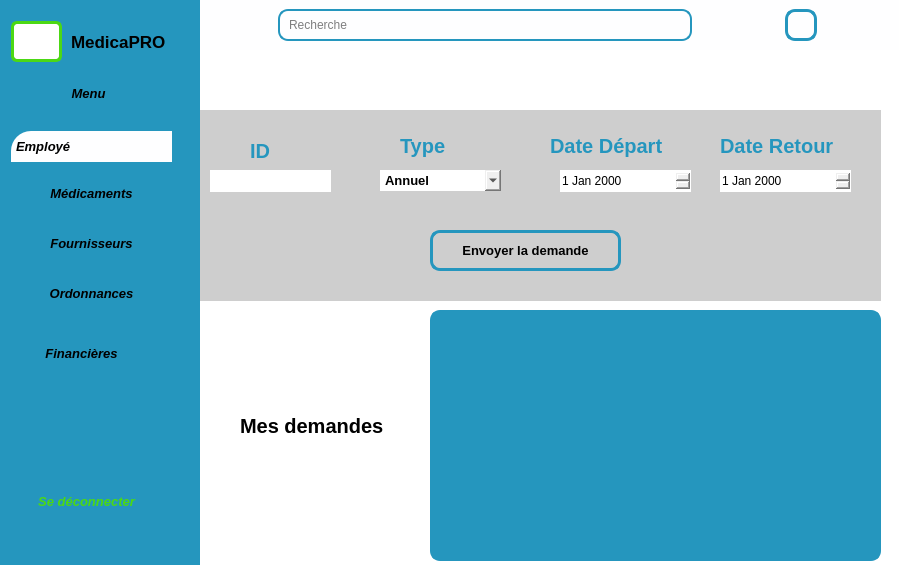
<?xml version="1.0" encoding="UTF-8"?>
<ui version="4.0">
 <class>congee</class>
 <widget class="QDialog" name="congee">
  <property name="geometry">
   <rect>
    <x>0</x>
    <y>0</y>
    <width>899</width>
    <height>565</height>
   </rect>
  </property>
  <property name="windowTitle">
   <string>Dialog</string>
  </property>
  <property name="styleSheet">
   <string notr="true">* {
    color: #000;
    border: none;
}
employeeUI {
    background-color: #eff99fe;
}
#leftmenu {
    background-color: #2596be;
}
#label_3 {
    background-color: #2596be;
}
#pushButton_16{
    background-color: #2596be;
}
#pushButton_17{
    background-color: #2596be;
}
#pushButton_18{
    background-color: #2596be;
}
#pushButton_19{
    background-color: #2596be;
}
#pushButton_20{
    background-color: #2596be;
}
#pushButton_21{
    background-color: #2596be;
}
#pushButton_22{
    background-color: #2596be;
}
#frame_10{
    background-color: #2596be;
}
#frame_9 {
    background-color: #2596be;
}
#frame_11 {
    background-color: #2596be;
}
QLineEdit {
    background: transparent;
}
QFrame {
    border-radius: 10px;
    border: 2px solid #2596be;
}
QLabel {
    color: #2596be;
}
#widget {
    background-color: #cecece;
}
#lineEdit_2 {
    background: transparent;
}
#label_3 {
    color: #000;
    border: #000;
}
#lineEdit_3 {
    background: #ffffff;
    background: transparent;
}
#datedebut{
    background: #ffffff;
    background: transparent;
}
#lineEdit_3 {
    background: #ffffff;
    background: transparent;
}
#label_4 {
    color: #000;
    border: #000;
}
#id {
    background: #ffffff;
}
#datedebut{
    background: #ffffff;
}
#datefin{
    background: #ffffff;
}
#label_5 {
    color: #000;
    border: #000;
}
#nom {
    background: #ffffff;
}
#label_6 {
    color: #000;
    border: #000;
}
#prenom {
    background: #ffffff;
}
#label_7 {
    color: #000;
    border: #000;
}
#post {
    background: #ffffff;
}
#label_8 {
    color: #000;
    border: #000;
}
#sexe{
    background: #ffffff;
}
#label_9 {
    color: #000;
    border: #000;
}
#salaire {
    background: #ffffff;
}
#label_10 {
    color: #000;
    border: #000;
}
#ajouter {
    border-radius: 10px;
    border: 3px solid #2596be;
}
#pushButton_4 {
    border-radius: 10px;
    border: 3px solid #2596be;
}
#editer {
    border-radius: 10px;
    border: 3px solid #2596be;
}
#pushButton_6 {
    border-radius: 10px;
    border: 3px solid #2596be;
}
#label_11 {
    border: #000;
}
#label_12 {
    border: #000;
}
#label_23 {
    border: #000;
}
#frame_4 {
    border-radius: 10px;
    border: 1px solid #2596be;
}
#lineEdit_10 {
    background: #cecece;
}
#widget_3 {
    background-color: #fefeff;
}
#mainbody {
    background-color: #ffffff;
}
#frame_8 {
    border-radius: 10px;
    border: 1px solid #2596be;
}
#tableView1 {
    background-color: #2596be;
}
#lineEdit_supp {
    border-radius: 6px;
    border: 1px solid #4cd814;
    background: #ffffff;
}
#supp {
    border-radius: 10px;
    border: 2px solid #090909;
    background: #fffff;
}
#ExportationButton {
    border-radius: 20px;
    border: 2px solid #4cd814;
    background: #ffffff;
}
#statistiqueButton {
    border-radius: 20px;
    border: 2px solid #2596be;
    background: #ffffff;
}
#conge {
    border-radius: 7px;
    border: 2px solid #000;
    background: #ffffff;
}
#label_24 {
    color: #000;
    border: #000;
}
#label_25 {
    color: #000;
    border: #000;
}
#label_26 {
    color: #000;
    border: #000;
}
#logo {
    border-radius: 6px;
    border: 3px solid #4cd814;
    background: #ffffff;
}
#sous {
    background-color: #cecece;
}
#label_27 {
    border-radius: 1px;
    border: 1px solid #ffffff;
    color: #000;
}
#label_28 {
    border-radius: 1px;
    border: 1px solid #ffffff;
    color: #000;
}
#label_29 {
    border-radius: 1px;
    border: 1px solid #ffffff;
    color: #000;
}
#label_30 {
    border-radius: 1px;
    border: 1px solid #ffffff;
    color: #000;
}
#label_31 {
    border-radius: 1px;
    border: 1px solid #ffffff;
    color: #000;
}
#label_32 {
    border-radius: 1px;
    border: 1px solid #ffffff;
    color: #000;
}
#pushButton_17 {
    background-color: #fefeff;
    padding: 5px;
    text-align: left;
    border-top-left-radius: 20px;
}
#pushButton_22 {
    color: #4cd814;
}
#comboBox_critere {
    border-radius: 10px;
    border: 2px solid transparent;
}
#comboBox_2 {
    border-radius: 10px;
    border: 2px solid transparent;
}
#label {
 	color: #000;
   border: #000;
   background: transparent;
}
#lineEdit_10 {
    background: transparent;
}
#validerButton{
    border-radius: 10px;
    border: 3px solid #2596be;
	background:  #cecece;
}
#label_5,#label_6,#label_7,#label_8
{
	color: #2596be;
}
#pushButton {
    border-radius: 7px;
    border: 2px;
    background: #ffffff;
}
#pushButton_4 {
    border-radius: 10px;
    border: 3px solid #2596be;
}</string>
  </property>
  <widget class="QWidget" name="leftmenu" native="true">
   <property name="geometry">
    <rect>
     <x>0</x>
     <y>0</y>
     <width>200</width>
     <height>565</height>
    </rect>
   </property>
   <property name="minimumSize">
    <size>
     <width>100</width>
     <height>0</height>
    </size>
   </property>
   <property name="maximumSize">
    <size>
     <width>200</width>
     <height>16777215</height>
    </size>
   </property>
   <layout class="QVBoxLayout" name="verticalLayout">
    <item>
     <widget class="QFrame" name="frame_9">
      <property name="frameShape">
       <enum>QFrame::NoFrame</enum>
      </property>
      <layout class="QVBoxLayout" name="verticalLayout_2">
       <item>
        <widget class="QFrame" name="frame_11">
         <property name="frameShape">
          <enum>QFrame::NoFrame</enum>
         </property>
         <widget class="QFrame" name="frame_10">
          <property name="geometry">
           <rect>
            <x>0</x>
            <y>0</y>
            <width>160</width>
            <height>61</height>
           </rect>
          </property>
          <property name="frameShape">
           <enum>QFrame::NoFrame</enum>
          </property>
          <widget class="QLabel" name="logo">
           <property name="geometry">
            <rect>
             <x>0</x>
             <y>10</y>
             <width>51</width>
             <height>41</height>
            </rect>
           </property>
           <property name="text">
            <string/>
           </property>
           <property name="pixmap">
            <pixmap resource="image22.qrc">:/res/image22</pixmap>
           </property>
          </widget>
          <widget class="QLabel" name="label_3">
           <property name="geometry">
            <rect>
             <x>60</x>
             <y>15</y>
             <width>101</width>
             <height>31</height>
            </rect>
           </property>
           <property name="font">
            <font>
             <pointsize>13</pointsize>
             <bold>true</bold>
            </font>
           </property>
           <property name="text">
            <string>MedicaPRO</string>
           </property>
          </widget>
         </widget>
         <widget class="QPushButton" name="pushButton_16">
          <property name="geometry">
           <rect>
            <x>40</x>
            <y>70</y>
            <width>75</width>
            <height>24</height>
           </rect>
          </property>
          <property name="font">
           <font>
            <pointsize>10</pointsize>
            <italic>true</italic>
            <bold>true</bold>
           </font>
          </property>
          <property name="text">
           <string>Menu</string>
          </property>
          <property name="icon">
           <iconset resource="image23.qrc">
            <normaloff>:/res/icone23</normaloff>:/res/icone23</iconset>
          </property>
         </widget>
         <widget class="QPushButton" name="pushButton_17">
          <property name="geometry">
           <rect>
            <x>0</x>
            <y>120</y>
            <width>161</width>
            <height>31</height>
           </rect>
          </property>
          <property name="font">
           <font>
            <pointsize>10</pointsize>
            <italic>true</italic>
            <bold>true</bold>
            <underline>false</underline>
           </font>
          </property>
          <property name="text">
           <string>Employé</string>
          </property>
          <property name="icon">
           <iconset resource="image27.qrc">
            <normaloff>:/res/icone27</normaloff>:/res/icone27</iconset>
          </property>
         </widget>
         <widget class="QPushButton" name="pushButton_18">
          <property name="geometry">
           <rect>
            <x>10</x>
            <y>170</y>
            <width>141</width>
            <height>24</height>
           </rect>
          </property>
          <property name="font">
           <font>
            <pointsize>10</pointsize>
            <italic>true</italic>
            <bold>true</bold>
            <underline>false</underline>
           </font>
          </property>
          <property name="text">
           <string>Médicaments</string>
          </property>
          <property name="icon">
           <iconset resource="image26.qrc">
            <normaloff>:/res/icone26</normaloff>:/res/icone26</iconset>
          </property>
         </widget>
         <widget class="QPushButton" name="pushButton_19">
          <property name="geometry">
           <rect>
            <x>10</x>
            <y>220</y>
            <width>141</width>
            <height>24</height>
           </rect>
          </property>
          <property name="font">
           <font>
            <pointsize>10</pointsize>
            <italic>true</italic>
            <bold>true</bold>
           </font>
          </property>
          <property name="text">
           <string>Fournisseurs</string>
          </property>
          <property name="icon">
           <iconset resource="image25.qrc">
            <normaloff>:/res/icone25</normaloff>:/res/icone25</iconset>
          </property>
         </widget>
         <widget class="QPushButton" name="pushButton_20">
          <property name="geometry">
           <rect>
            <x>10</x>
            <y>270</y>
            <width>141</width>
            <height>24</height>
           </rect>
          </property>
          <property name="font">
           <font>
            <pointsize>10</pointsize>
            <italic>true</italic>
            <bold>true</bold>
           </font>
          </property>
          <property name="text">
           <string>Ordonnances</string>
          </property>
          <property name="icon">
           <iconset resource="image23.qrc">
            <normaloff>:/res/icone23</normaloff>:/res/icone23</iconset>
          </property>
         </widget>
         <widget class="QPushButton" name="pushButton_21">
          <property name="geometry">
           <rect>
            <x>10</x>
            <y>330</y>
            <width>121</width>
            <height>24</height>
           </rect>
          </property>
          <property name="font">
           <font>
            <pointsize>10</pointsize>
            <italic>true</italic>
            <bold>true</bold>
           </font>
          </property>
          <property name="text">
           <string>Financières</string>
          </property>
          <property name="icon">
           <iconset resource="image24.qrc">
            <normaloff>:/res/icone24</normaloff>:/res/icone24</iconset>
          </property>
         </widget>
         <widget class="QPushButton" name="pushButton_22">
          <property name="geometry">
           <rect>
            <x>0</x>
            <y>470</y>
            <width>151</width>
            <height>41</height>
           </rect>
          </property>
          <property name="font">
           <font>
            <pointsize>10</pointsize>
            <italic>true</italic>
            <bold>true</bold>
           </font>
          </property>
          <property name="text">
           <string>Se déconnecter</string>
          </property>
          <property name="icon">
           <iconset resource="image30.qrc">
            <normaloff>:/res/icone30</normaloff>:/res/icone30</iconset>
          </property>
         </widget>
        </widget>
       </item>
      </layout>
     </widget>
    </item>
   </layout>
  </widget>
  <widget class="QWidget" name="mainbody" native="true">
   <property name="geometry">
    <rect>
     <x>200</x>
     <y>0</y>
     <width>701</width>
     <height>565</height>
    </rect>
   </property>
   <property name="font">
    <font>
     <bold>false</bold>
    </font>
   </property>
   <widget class="QWidget" name="widget_3" native="true">
    <property name="geometry">
     <rect>
      <x>0</x>
      <y>0</y>
      <width>701</width>
      <height>50</height>
     </rect>
    </property>
    <property name="minimumSize">
     <size>
      <width>400</width>
      <height>0</height>
     </size>
    </property>
    <property name="maximumSize">
     <size>
      <width>800</width>
      <height>135</height>
     </size>
    </property>
    <layout class="QHBoxLayout" name="horizontalLayout_7">
     <property name="spacing">
      <number>0</number>
     </property>
     <property name="leftMargin">
      <number>0</number>
     </property>
     <property name="topMargin">
      <number>0</number>
     </property>
     <property name="rightMargin">
      <number>0</number>
     </property>
     <property name="bottomMargin">
      <number>0</number>
     </property>
     <item alignment="Qt::AlignRight">
      <widget class="QWidget" name="widget_7" native="true">
       <layout class="QHBoxLayout" name="horizontalLayout_8">
        <property name="spacing">
         <number>7</number>
        </property>
        <property name="leftMargin">
         <number>10</number>
        </property>
        <property name="topMargin">
         <number>10</number>
        </property>
        <property name="rightMargin">
         <number>10</number>
        </property>
        <property name="bottomMargin">
         <number>10</number>
        </property>
        <item>
         <widget class="QPushButton" name="pushButton_3">
          <property name="text">
           <string/>
          </property>
          <property name="icon">
           <iconset resource="image.qrc">
            <normaloff>:/res/icone1.jog.png</normaloff>:/res/icone1.jog.png</iconset>
          </property>
          <property name="iconSize">
           <size>
            <width>50</width>
            <height>50</height>
           </size>
          </property>
         </widget>
        </item>
        <item>
         <widget class="QLabel" name="label_12">
          <property name="minimumSize">
           <size>
            <width>10</width>
            <height>0</height>
           </size>
          </property>
          <property name="text">
           <string/>
          </property>
          <property name="pixmap">
           <pixmap resource="image2.qrc">:/res/icone7</pixmap>
          </property>
          <property name="scaledContents">
           <bool>false</bool>
          </property>
          <property name="wordWrap">
           <bool>false</bool>
          </property>
         </widget>
        </item>
       </layout>
      </widget>
     </item>
     <item>
      <widget class="QWidget" name="widget_8" native="true">
       <property name="minimumSize">
        <size>
         <width>200</width>
         <height>0</height>
        </size>
       </property>
       <property name="maximumSize">
        <size>
         <width>553</width>
         <height>16777215</height>
        </size>
       </property>
       <layout class="QHBoxLayout" name="horizontalLayout_9">
        <property name="leftMargin">
         <number>9</number>
        </property>
        <property name="topMargin">
         <number>9</number>
        </property>
        <item>
         <widget class="QFrame" name="frame_2">
          <property name="minimumSize">
           <size>
            <width>50</width>
            <height>0</height>
           </size>
          </property>
          <property name="styleSheet">
           <string notr="true"/>
          </property>
          <property name="frameShape">
           <enum>QFrame::NoFrame</enum>
          </property>
          <layout class="QHBoxLayout" name="horizontalLayout_10">
           <property name="spacing">
            <number>0</number>
           </property>
           <property name="leftMargin">
            <number>0</number>
           </property>
           <property name="topMargin">
            <number>0</number>
           </property>
           <property name="rightMargin">
            <number>0</number>
           </property>
           <property name="bottomMargin">
            <number>0</number>
           </property>
           <item>
            <widget class="QLabel" name="label_4">
             <property name="maximumSize">
              <size>
               <width>30</width>
               <height>30</height>
              </size>
             </property>
             <property name="text">
              <string/>
             </property>
             <property name="pixmap">
              <pixmap resource="image.qrc">:/res/icone2.jpg.png</pixmap>
             </property>
             <property name="scaledContents">
              <bool>true</bool>
             </property>
            </widget>
           </item>
           <item>
            <widget class="QLineEdit" name="lineEdit_2">
             <property name="text">
              <string/>
             </property>
             <property name="placeholderText">
              <string>Recherche</string>
             </property>
            </widget>
           </item>
          </layout>
         </widget>
        </item>
       </layout>
      </widget>
     </item>
     <item>
      <widget class="QWidget" name="widget_9" native="true">
       <property name="minimumSize">
        <size>
         <width>200</width>
         <height>0</height>
        </size>
       </property>
       <layout class="QHBoxLayout" name="horizontalLayout_11">
        <property name="spacing">
         <number>9</number>
        </property>
        <property name="leftMargin">
         <number>50</number>
        </property>
        <property name="topMargin">
         <number>9</number>
        </property>
        <property name="rightMargin">
         <number>9</number>
        </property>
        <property name="bottomMargin">
         <number>9</number>
        </property>
        <item alignment="Qt::AlignRight">
         <widget class="QPushButton" name="pushButton_4">
          <property name="minimumSize">
           <size>
            <width>32</width>
            <height>32</height>
           </size>
          </property>
          <property name="maximumSize">
           <size>
            <width>32</width>
            <height>32</height>
           </size>
          </property>
          <property name="toolTipDuration">
           <number>-2</number>
          </property>
          <property name="layoutDirection">
           <enum>Qt::LeftToRight</enum>
          </property>
          <property name="autoFillBackground">
           <bool>false</bool>
          </property>
          <property name="text">
           <string/>
          </property>
          <property name="icon">
           <iconset resource="image.qrc">
            <normaloff>:/res/icone4.jpg.png</normaloff>:/res/icone4.jpg.png</iconset>
          </property>
          <property name="iconSize">
           <size>
            <width>32</width>
            <height>32</height>
           </size>
          </property>
         </widget>
        </item>
        <item>
         <widget class="QPushButton" name="pushButton_15">
          <property name="text">
           <string/>
          </property>
          <property name="icon">
           <iconset resource="image20.qrc">
            <normaloff>:/res/icone20</normaloff>:/res/icone20</iconset>
          </property>
         </widget>
        </item>
       </layout>
      </widget>
     </item>
    </layout>
   </widget>
   <widget class="QLabel" name="label_23">
    <property name="geometry">
     <rect>
      <x>600</x>
      <y>40</y>
      <width>51</width>
      <height>91</height>
     </rect>
    </property>
    <property name="text">
     <string/>
    </property>
    <property name="pixmap">
     <pixmap resource="image16.qrc">:/res/icone16</pixmap>
    </property>
   </widget>
   <widget class="QLabel" name="label_24">
    <property name="geometry">
     <rect>
      <x>540</x>
      <y>50</y>
      <width>49</width>
      <height>71</height>
     </rect>
    </property>
    <property name="text">
     <string/>
    </property>
    <property name="pixmap">
     <pixmap resource="image18.qrc">:/res/icone18</pixmap>
    </property>
   </widget>
   <widget class="QWidget" name="widget" native="true">
    <property name="geometry">
     <rect>
      <x>0</x>
      <y>110</y>
      <width>681</width>
      <height>191</height>
     </rect>
    </property>
    <widget class="QLabel" name="label_5">
     <property name="geometry">
      <rect>
       <x>50</x>
       <y>30</y>
       <width>71</width>
       <height>21</height>
      </rect>
     </property>
     <property name="font">
      <font>
       <pointsize>15</pointsize>
       <bold>true</bold>
      </font>
     </property>
     <property name="text">
      <string>ID</string>
     </property>
    </widget>
    <widget class="QLineEdit" name="id">
     <property name="geometry">
      <rect>
       <x>10</x>
       <y>60</y>
       <width>121</width>
       <height>22</height>
      </rect>
     </property>
    </widget>
    <widget class="QLabel" name="label_6">
     <property name="geometry">
      <rect>
       <x>200</x>
       <y>20</y>
       <width>71</width>
       <height>31</height>
      </rect>
     </property>
     <property name="font">
      <font>
       <pointsize>15</pointsize>
       <bold>true</bold>
      </font>
     </property>
     <property name="text">
      <string>Type</string>
     </property>
    </widget>
    <widget class="QComboBox" name="type">
     <property name="geometry">
      <rect>
       <x>180</x>
       <y>60</y>
       <width>121</width>
       <height>21</height>
      </rect>
     </property>
     <property name="font">
      <font>
       <pointsize>10</pointsize>
       <bold>true</bold>
      </font>
     </property>
     <item>
      <property name="text">
       <string>Annuel</string>
      </property>
     </item>
     <item>
      <property name="text">
       <string>Paternite/Maternite</string>
      </property>
     </item>
     <item>
      <property name="text">
       <string>Maladie</string>
      </property>
     </item>
    </widget>
    <widget class="QLabel" name="label_7">
     <property name="geometry">
      <rect>
       <x>350</x>
       <y>20</y>
       <width>161</width>
       <height>31</height>
      </rect>
     </property>
     <property name="font">
      <font>
       <pointsize>15</pointsize>
       <bold>true</bold>
      </font>
     </property>
     <property name="text">
      <string>Date Départ</string>
     </property>
    </widget>
    <widget class="QLabel" name="label_8">
     <property name="geometry">
      <rect>
       <x>520</x>
       <y>20</y>
       <width>151</width>
       <height>31</height>
      </rect>
     </property>
     <property name="font">
      <font>
       <pointsize>15</pointsize>
       <bold>true</bold>
      </font>
     </property>
     <property name="text">
      <string>Date Retour</string>
     </property>
    </widget>
    <widget class="QPushButton" name="validerButton">
     <property name="geometry">
      <rect>
       <x>230</x>
       <y>120</y>
       <width>191</width>
       <height>41</height>
      </rect>
     </property>
     <property name="font">
      <font>
       <pointsize>10</pointsize>
       <bold>true</bold>
      </font>
     </property>
     <property name="text">
      <string>Envoyer la demande</string>
     </property>
    </widget>
    <widget class="QDateEdit" name="dateDebut">
     <property name="geometry">
      <rect>
       <x>360</x>
       <y>60</y>
       <width>131</width>
       <height>22</height>
      </rect>
     </property>
    </widget>
    <widget class="QDateEdit" name="dateFin">
     <property name="geometry">
      <rect>
       <x>520</x>
       <y>60</y>
       <width>131</width>
       <height>22</height>
      </rect>
     </property>
    </widget>
   </widget>
   <widget class="QTableView" name="tableView1">
    <property name="geometry">
     <rect>
      <x>230</x>
      <y>310</y>
      <width>451</width>
      <height>251</height>
     </rect>
    </property>
   </widget>
   <widget class="QLabel" name="label">
    <property name="geometry">
     <rect>
      <x>40</x>
      <y>410</y>
      <width>191</width>
      <height>31</height>
     </rect>
    </property>
    <property name="font">
     <font>
      <pointsize>15</pointsize>
      <bold>true</bold>
     </font>
    </property>
    <property name="text">
     <string>Mes demandes</string>
    </property>
   </widget>
  </widget>
 </widget>
 <resources>
  <include location="image20.qrc"/>
  <include location="image16.qrc"/>
  <include location="image2.qrc"/>
  <include location="image24.qrc"/>
  <include location="image22.qrc"/>
  <include location="image26.qrc"/>
  <include location="image25.qrc"/>
  <include location="image27.qrc"/>
  <include location="image18.qrc"/>
  <include location="image30.qrc"/>
  <include location="image23.qrc"/>
  <include location="image.qrc"/>
 </resources>
 <connections/>
</ui>
